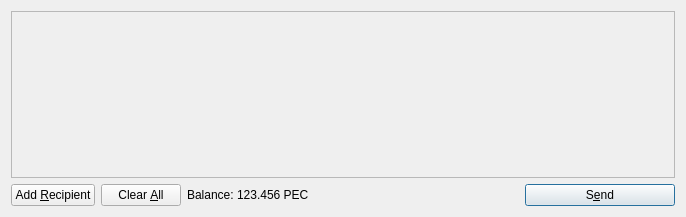
<?xml version="1.0" encoding="UTF-8"?>
<ui version="4.0">
 <class>SendCoinsDialog</class>
 <widget class="QDialog" name="SendCoinsDialog">
  <property name="geometry">
   <rect>
    <x>0</x>
    <y>0</y>
    <width>686</width>
    <height>217</height>
   </rect>
  </property>
  <property name="windowTitle">
   <string>Send Coins</string>
  </property>
  <layout class="QVBoxLayout" name="verticalLayout">
   <item>
    <widget class="QScrollArea" name="scrollArea">
     <property name="widgetResizable">
      <bool>true</bool>
     </property>
     <widget class="QWidget" name="scrollAreaWidgetContents">
      <property name="geometry">
       <rect>
        <x>0</x>
        <y>0</y>
        <width>666</width>
        <height>165</height>
       </rect>
      </property>
      <layout class="QVBoxLayout" name="verticalLayout_2">
       <property name="margin">
        <number>0</number>
       </property>
       <item>
        <layout class="QVBoxLayout" name="entries">
         <property name="spacing">
          <number>6</number>
         </property>
        </layout>
       </item>
       <item>
        <spacer name="verticalSpacer">
         <property name="orientation">
          <enum>Qt::Vertical</enum>
         </property>
         <property name="sizeHint" stdset="0">
          <size>
           <width>20</width>
           <height>40</height>
          </size>
         </property>
        </spacer>
       </item>
      </layout>
     </widget>
    </widget>
   </item>
   <item>
    <layout class="QHBoxLayout" name="horizontalLayout">
     <item>
      <widget class="QPushButton" name="addButton">
       <property name="toolTip">
        <string>Send to multiple recipients at once</string>
       </property>
       <property name="text">
        <string>Add &amp;Recipient</string>
       </property>
       <property name="icon">
        <iconset resource="../bitcoin.qrc">
         <normaloff>:/icons/add</normaloff>:/icons/add</iconset>
       </property>
       <property name="autoDefault">
        <bool>false</bool>
       </property>
      </widget>
     </item>
     <item>
      <widget class="QPushButton" name="clearButton">
       <property name="sizePolicy">
        <sizepolicy hsizetype="Minimum" vsizetype="Fixed">
         <horstretch>0</horstretch>
         <verstretch>0</verstretch>
        </sizepolicy>
       </property>
       <property name="toolTip">
        <string>Remove all transaction fields</string>
       </property>
       <property name="text">
        <string>Clear &amp;All</string>
       </property>
       <property name="icon">
        <iconset resource="../bitcoin.qrc">
         <normaloff>:/icons/remove</normaloff>:/icons/remove</iconset>
       </property>
       <property name="autoRepeatDelay">
        <number>300</number>
       </property>
       <property name="autoDefault">
        <bool>false</bool>
       </property>
      </widget>
     </item>
     <item>
      <layout class="QHBoxLayout" name="horizontalLayout_2">
       <property name="spacing">
        <number>3</number>
       </property>
       <item>
        <widget class="QLabel" name="label">
         <property name="text">
          <string>Balance:</string>
         </property>
        </widget>
       </item>
       <item>
        <widget class="QLabel" name="labelBalance">
         <property name="cursor">
          <cursorShape>IBeamCursor</cursorShape>
         </property>
         <property name="text">
          <string>123.456 PEC</string>
         </property>
         <property name="textInteractionFlags">
          <set>Qt::LinksAccessibleByMouse|Qt::TextSelectableByKeyboard|Qt::TextSelectableByMouse</set>
         </property>
        </widget>
       </item>
      </layout>
     </item>
     <item>
      <spacer name="horizontalSpacer">
       <property name="orientation">
        <enum>Qt::Horizontal</enum>
       </property>
       <property name="sizeHint" stdset="0">
        <size>
         <width>40</width>
         <height>20</height>
        </size>
       </property>
      </spacer>
     </item>
     <item>
      <widget class="QPushButton" name="sendButton">
       <property name="minimumSize">
        <size>
         <width>150</width>
         <height>0</height>
        </size>
       </property>
       <property name="toolTip">
        <string>Confirm the send action</string>
       </property>
       <property name="text">
        <string>S&amp;end</string>
       </property>
       <property name="icon">
        <iconset resource="../bitcoin.qrc">
         <normaloff>:/icons/send</normaloff>:/icons/send</iconset>
       </property>
       <property name="default">
        <bool>true</bool>
       </property>
      </widget>
     </item>
    </layout>
   </item>
  </layout>
 </widget>
 <resources>
  <include location="../bitcoin.qrc"/>
 </resources>
 <connections/>
</ui>
